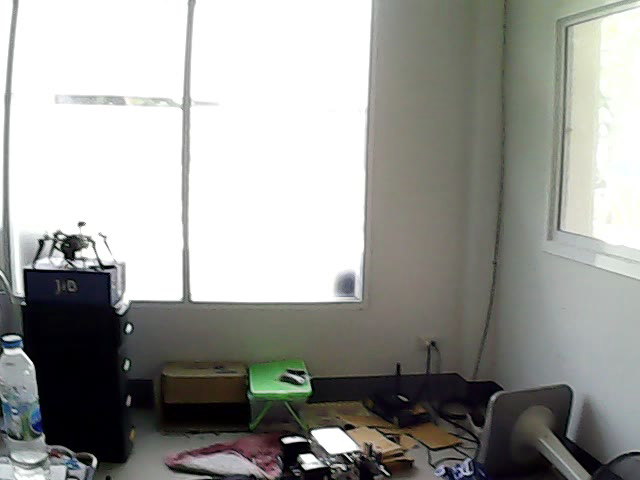
#> input picture vo_monocular_ros2/data/1003.png, 640 x 480 px, given in place of 0.png, which was not available
$ python test.py
#> lines starting #> are read from the running program, lines starting #| are printed output that depends on the picture; pictures that were not available may be replaced by others from this repository, and a replacement may not be noted
### vo_monocular_ros2/visual_odom/visual_odometry.py
import numpy as np
import cv2

STAGE_FIRST_FRAME = 0
STAGE_SECOND_FRAME = 1
STAGE_DEFAULT_FRAME = 2
kMinNumFeature = 1500

lk_params = dict(winSize  = (21, 21),
                #maxLevel = 3,
                criteria = (cv2.TERM_CRITERIA_EPS | cv2.TERM_CRITERIA_COUNT, 30, 0.01))

def featureTracking(image_ref, image_cur, px_ref):
    kp2, st, err = cv2.calcOpticalFlowPyrLK(image_ref, image_cur, px_ref, None, **lk_params)  #shape: [k,2] [k,1] [k,1]

    st = st.reshape(st.shape[0])
    kp1 = px_ref[st == 1]
    kp2 = kp2[st == 1]

    return kp1, kp2


class PinholeCamera:
    def __init__(self, width, height, fx, fy, cx, cy,
                k1=0.0, k2=0.0, p1=0.0, p2=0.0, k3=0.0):
        self.width = width
        self.height = height
        self.fx = fx
        self.fy = fy
        self.cx = cx
        self.cy = cy
        self.distortion = (abs(k1) > 0.0000001)
        self.d = [k1, k2, p1, p2, k3]


class VisualOdometry:
    def __init__(self, cam):
        self.frame_stage = 0
        self.cam = cam
        self.new_frame = None
        self.last_frame = None
        self.cur_R = None
        self.cur_t = None
        self.px_ref = None
        self.px_cur = None
        self.focal = cam.fx
        self.pp = (cam.cx, cam.cy)
        self.trueX, self.trueY, self.trueZ = 0, 0, 0
        self.detector = cv2.FastFeatureDetector_create(threshold=25, nonmaxSuppression=True)
        #with open(annotations) as f:
        #    self.annotations = f.readlines()

    # [11 lines left out: function getAbsoluteScale, not called in this run]

    def processFirstFrame(self):
        self.px_ref = self.detector.detect(self.new_frame)
        self.px_ref = np.array([x.pt for x in self.px_ref], dtype=np.float32)
        self.frame_stage = STAGE_SECOND_FRAME

    def processSecondFrame(self):
        self.px_ref, self.px_cur = featureTracking(self.last_frame, self.new_frame, self.px_ref)
        E, mask = cv2.findEssentialMat(self.px_cur, self.px_ref, focal=self.focal, pp=self.pp, method=cv2.RANSAC, prob=0.999, threshold=1.0)
        _, self.cur_R, self.cur_t, mask = cv2.recoverPose(E, self.px_cur, self.px_ref, focal=self.focal, pp = self.pp)
        self.frame_stage = STAGE_DEFAULT_FRAME
        self.px_ref = self.px_cur

    def processFrame(self, frame_id):
        self.px_ref, self.px_cur = featureTracking(self.last_frame, self.new_frame, self.px_ref)
        E, mask = cv2.findEssentialMat(self.px_cur, self.px_ref, focal=self.focal, pp=self.pp, method=cv2.RANSAC, prob=0.999, threshold=1.0)
        _, R, t, mask = cv2.recoverPose(E, self.px_cur, self.px_ref, focal=self.focal, pp = self.pp)
        absolute_scale = 0.1#self.getAbsoluteScale(frame_id)
        if(absolute_scale > 0.1):
            self.cur_t = self.cur_t + absolute_scale*self.cur_R.dot(t)
            self.cur_R = R.dot(self.cur_R)
        if(self.px_ref.shape[0] < kMinNumFeature):
            self.px_cur = self.detector.detect(self.new_frame)
            self.px_cur = np.array([x.pt for x in self.px_cur], dtype=np.float32)
        self.px_ref = self.px_cur

    def update(self, img, frame_id):
        assert(img.ndim==2 and img.shape[0]==self.cam.height and img.shape[1]==self.cam.width), "Frame: provided image has not the same size as the camera model or image is not grayscale"
        self.new_frame = img
        if(self.frame_stage == STAGE_DEFAULT_FRAME):
            self.processFrame(frame_id)
        elif(self.frame_stage == STAGE_SECOND_FRAME):
            self.processSecondFrame()
        elif(self.frame_stage == STAGE_FIRST_FRAME):
            self.processFirstFrame()
        self.last_frame = self.new_frame

### vo_monocular_ros2/visual_odom/test.py
import numpy as np
import cv2

from visual_odometry import PinholeCamera, VisualOdometry


cam = PinholeCamera(640.0, 480.0, 633.935486, 375.879682, 665.439514, 269.897693)
vo = VisualOdometry(cam)

traj = np.zeros((600,500,3), dtype=np.uint8)

for img_id in range(0,1406):  #4541
    rawimg = cv2.imread('/home/copter/quad_ws/src/vo_monocular_ros2/vo_monocular_ros2/data/'+str(img_id)+'.png', 0)
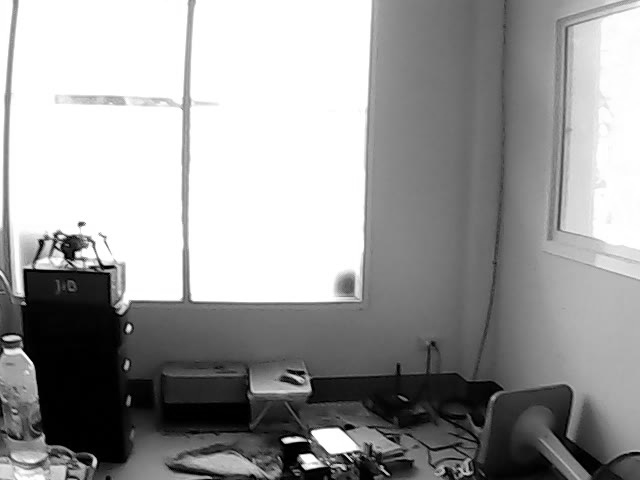
#> rawimg: shape (480, 640); min 0, max 255, mean 156
    #img = cv2.cvtColor(rawimg,cv2.COLOR_BGR2GRAY)
    vo.update(rawimg, img_id)
#> in processFirstFrame, `self.px_ref = self.detector.detect(self.new_frame)`: self.px_ref = 802 keypoints; strongest (x, y, size): (283, 439, 7), (312, 432, 7), (129, 325, 7), (79, 223, 7)
#> in processFirstFrame, `self.px_ref = np.array([x.pt for x in self.px_ref], dtype=np.float32)`: self.px_ref = 802 pairs, first value 3 to 630, second value 26 to 476
    print(img_id)

    cur_t = vo.cur_t
    if(img_id > 2):
        x, y, z = cur_t[0], cur_t[1], cur_t[2]
    else:
        x, y, z = 0., 0., 0.
    draw_x, draw_y = int(x)+290, int(z)+90
    #true_x, true_y = int(vo.trueX)+290, int(vo.trueZ)+90

    cv2.circle(traj, (draw_x,draw_y), 1, (img_id*255/4540,255-img_id*255/4540,0), 1)
    #cv2.circle(traj, (true_x,true_y), 1, (0,0,255), 2)
    cv2.rectangle(traj, (10, 20), (600, 60), (0,0,0), -1)
    text = "Coordinates: x=%2fm y=%2fm z=%2fm"%(x,y,z)
    cv2.putText(traj, text, (20,40), cv2.FONT_HERSHEY_PLAIN, 1, (255,255,255), 1, 8)
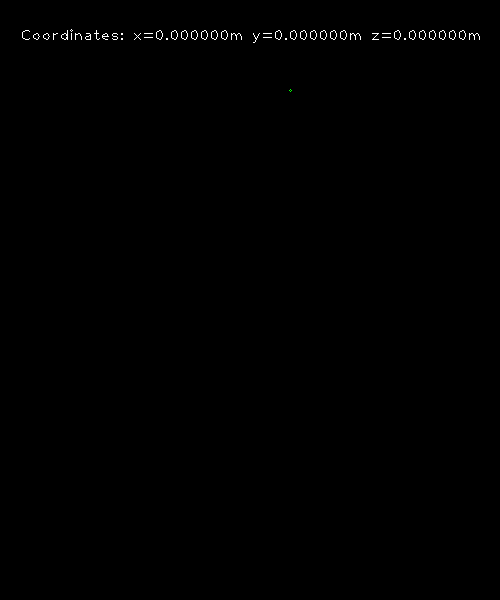
#> traj: shape (600, 500, 3); mean of channels 0, 1, 2 0.7, 0.7, 0.7; drawn as B, G, R

    cv2.imshow('Road facing camera', rawimg)
    cv2.imshow('Trajectory', traj)
    cv2.waitKey(1)
#> pass 2 of the loop `for img_id in range(0,1406):`:
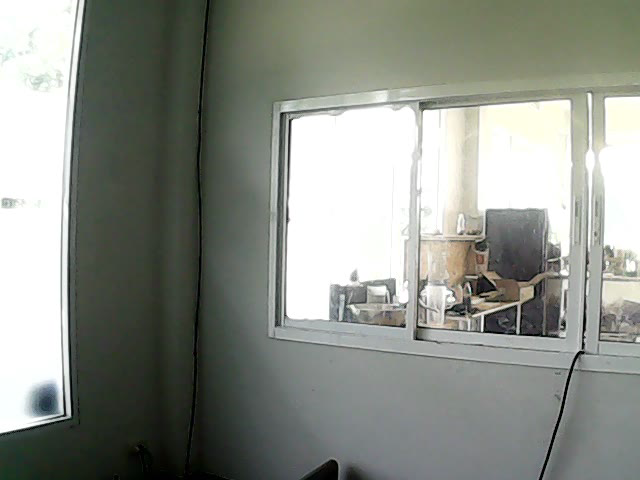
#> input picture vo_monocular_ros2/data/101.png, 640 x 480 px, given in place of 1.png, which was not available
#> `rawimg = cv2.imread('/home/copter/quad_ws/src/vo_monocular_ros2/vo_mon..`:
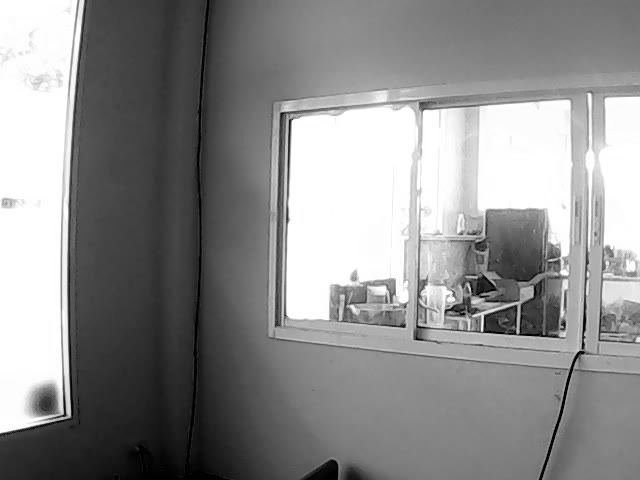
#> rawimg: shape (480, 640); min 0, max 255, mean 141.2
#> in featureTracking, `kp2, st, err = cv2.calcOpticalFlowPyrLK(image_ref, image_cur, px_ref, ..`: kp2 = 802 pairs, first value -95.62 to 734.4, second value -100.7 to 867.3; st = 802 values, max 1 at index 1, min 0 at index 0, mean 0.315
#> kp1 = 253 pairs, first value 3 to 574, second value 26 to 476
#> in featureTracking, `kp2 = kp2[st == 1]`: kp2 = 253 pairs, first value -10.72 to 633.1, second value -10.01 to 489.7
#> in processSecondFrame, `self.px_ref, self.px_cur = featureTracking(self.last_frame, self.new_f..`: self.px_ref has the same summary as kp1 in featureTracking; self.px_cur has the same summary as kp2 in featureTracking
#> in processSecondFrame, `E, mask = cv2.findEssentialMat(self.px_cur, self.px_ref, focal=self.fo..`: E = [[0.108, -0.529, 0.337], [0.619, 0.15, 0.226], [-0.158, -0.323, 0.0949]]; mask = 253 values, max 1 at index 34, min 0 at index 0, mean 0.123
#> in processSecondFrame, `_, self.cur_R, self.cur_t, mask = cv2.recoverPose(E, self.px_cur, self..`: self.cur_R = [[0.985, 0.125, -0.12], [-0.15, 0.962, -0.227], [0.0866, 0.242, 0.966]]; self.cur_t = [-0.436, 0.294, 0.851]; mask = 253 values, max 255 at index 4, min 0 at index 0, mean 228.8
#> in processSecondFrame, `self.px_ref = self.px_cur`: self.px_ref has the same summary as kp2 in featureTracking
#> cur_t = [-0.436, 0.294, 0.851]
#> (the run stopped early here; a loop or call above may not have finished)
